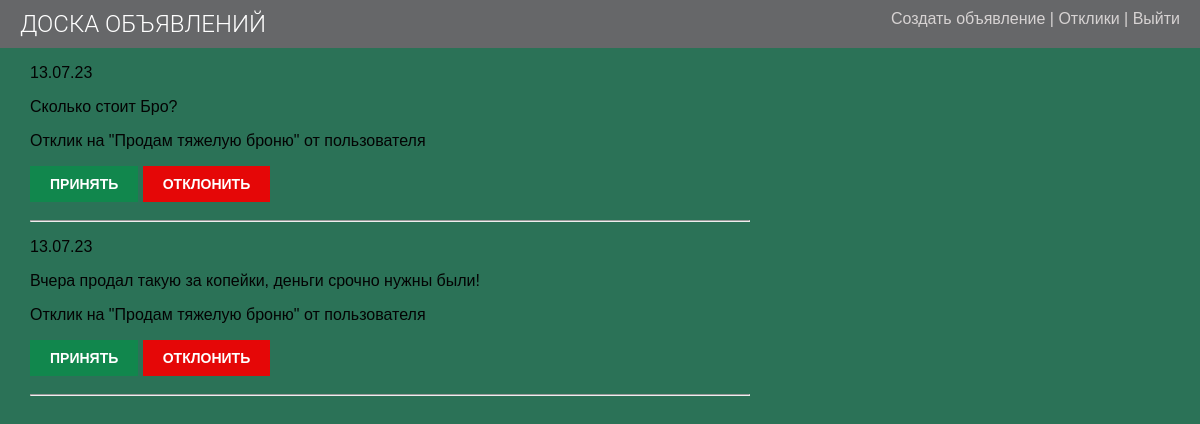
/comments/ (signed in), run on the app's committed database.
### board/models.py (models this page shows, shortened)
class Comment(models.Model):
    announcement = models.ForeignKey(Announcement, on_delete=models.CASCADE, related_name='comments')
    name = models.CharField(max_length=80, verbose_name='Имя')
    email = models.EmailField()
    text = models.TextField(verbose_name="Отклик")
    created = models.DateTimeField(auto_now_add=True)
    updated = models.DateTimeField(auto_now=True)
    active = models.BooleanField(default=False)
    class Meta:
        ordering = ['-created']
        indexes = [models.Index(fields=['-created'])]

class Announcement(models.Model):
    title = models.CharField(max_length=250)
    author = models.ForeignKey(User, on_delete=models.CASCADE, related_name='person')
    text = models.TextField()
    image = models.ImageField(blank=True, upload_to='images/%Y/%m/%d/')
    url = models.URLField(blank=True)
    publish = models.DateTimeField(default=timezone.now)
    created = models.DateTimeField(auto_now_add=True)
    updated = models.DateTimeField(auto_now=True)
    category = models.ForeignKey('Category', on_delete=models.PROTECT, null=True, verbose_name='Категория',
                                 related_name='cats')
    class Meta:
        ordering = ['-publish']
        indexes = [models.Index(fields=['-publish'])]

### board/views.py (the view)
# urls.py: path('comments/', CommentList.as_view(), name="comment_list"),
class CommentList(LoginRequiredMixin, ListView):
    model = Comment
    template_name = 'announcement/comment_list.html'
    context_object_name = 'comment_list'
    ordering = '-created'
    def get_queryset(self):
        queryset = Comment.objects.filter(announcement__author=self.request.user)
        return queryset

### board/templates/announcement/comment_list.html
{% extends 'default.html' %}
{% block content %}
{% if comment_list %}
    {% for c in comment_list %}
        {% if c.status == True or c.status is None %}
            <p>{{ c.created|date:'d.m.y' }}</p>
            <p>{{ c.text }}</p>
            <p>Отклик на "{{ c.announcement.title }}" от пользователя {{ c.user }}</p>
                {% if c.status == True %}
                    <p>{{ c.text }}</p>
                {% else %}
                    <a href="{% url 'board:accept' pk=c.pk %}"><input type="submit" value="Принять" />
                    <a href="{% url 'board:deny' pk=c.pk %}"><input type="reset" value="Отклонить" />
                {% endif %}
            <hr>
        {% endif %}
    {% endfor %}
{% else %}
    <h1>Откликов нет</h1>
{% endif %}
{% endblock content %}

### board/static/style.css (style rules this page uses)
body { margin: 0; padding: 0; font-family: helvetica, sans-serif; background-color: rgb(43, 114, 87); }
a { color: rgb(9, 76, 96); text-decoration: none; }
p { color: #030303; }
input, textarea { clear: both; float: left; margin: 0 0 10px; background: #e1dbdb; border: 0; padding: 6px 10px; font-size: 12px; }
input[type=submit] { font-weight: bold; background: rgba(11, 141, 76, 0.79); color: #fff; padding: 10px 20px; font-size: 14px; text-transform: uppercase; float: inherit; }
input[type=reset] { font-weight: bold; background: rgb(229, 7, 7); color: #fff; padding: 10px 20px; font-size: 14px; text-transform: uppercase; float: inherit; }

### data on the page
Comment: created "13.07.23", text "Сколько стоит Бро?", announcement "Продам тяжелую броню"
Comment: created "13.07.23", text "Вчера продал такую за копейки, деньги срочно нужны были!", announcement "Продам тяжелую броню"
